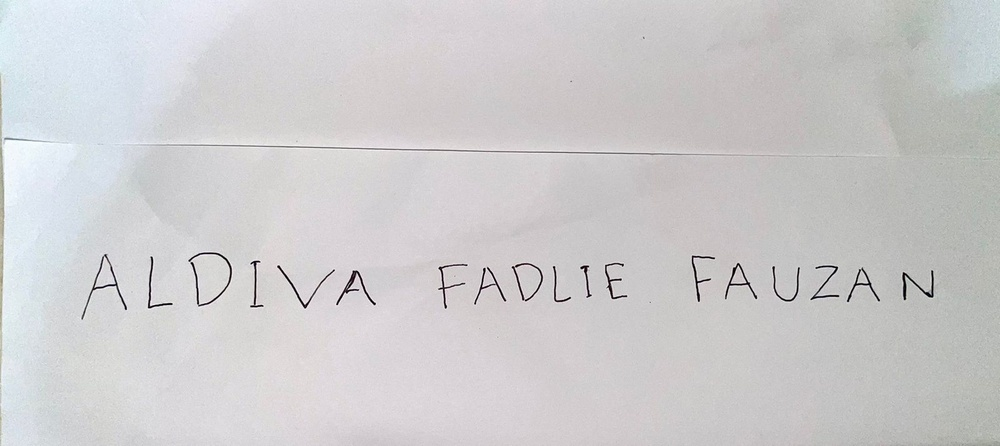
#> input picture aldiva.jpg, 1000 x 446 px, shrunk from 1600 x 714 before the run
$ jupyter execute PA_PC_202131017_ALDIVAFADLIEFAUZAN_A.ipynb
#> lines starting #> are read from the running program, lines starting #| are printed output that depends on the picture; after the words box and inside, x2 and y2 are one past the last pixel; in counts of white or black regions, pixels touching at a corner belong together
#> further down, image is the input picture: shape (446, 1000, 3); mean R, G, B 205.1, 204, 205.1
# Import Library

[cell 1]
import matplotlib.pyplot as plt
from skimage import io, color, measure

[cell 2]
def detect_letters(image_path):
    # Baca gambar menggunakan scikit-image
#> called with image_path = 'aldiva.jpg'
    image = io.imread(image_path)

    # Ubah gambar ke skala keabuan
    gray = color.rgb2gray(image)

    # Lakukan thresholding untuk mengubah gambar ke binary
    threshold = gray < 0.5
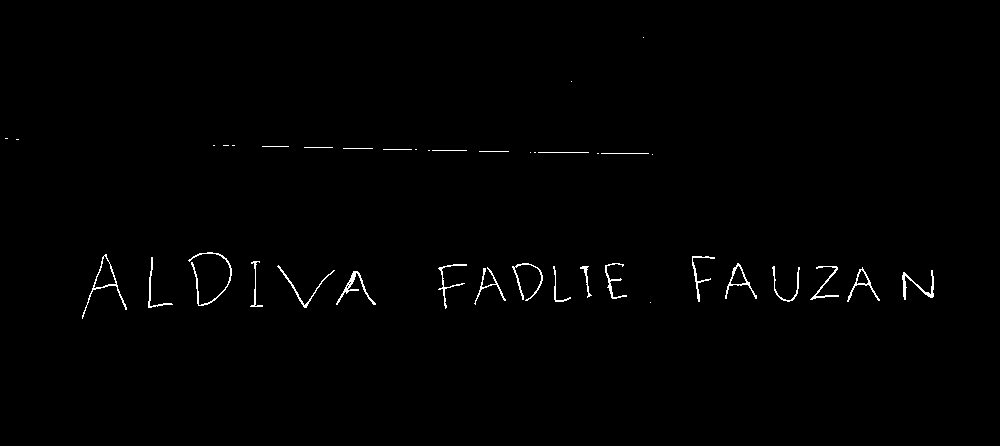
#> threshold: shape (446, 1000) bool; 0.74% white in thin lines or dots, all inside (x1, y1, x2, y2) = (5, 37, 934, 319)

    # Terapkan operasi morfologi untuk membersihkan gambar
    clean_image = measure.label(threshold)
#> clean_image: shape (446, 1000) int32; 41 distinct labels, from 0 to 40

    # Temukan kontur huruf
    contours = measure.find_contours(clean_image, 0.8)
#> contours = 48 point arrays, longest 377 points

    # Deteksi huruf berdasarkan area dan aspek rasio
    detected_letters = []
    for contour in contours:
        y, x = contour[:, 0], contour[:, 1]
        ymin, ymax = int(min(x)), int(max(x))
        xmin, xmax = int(min(y)), int(max(y))
        width = xmax - xmin
        height = ymax - ymin
        area = width * height
        aspect_ratio = width / height
        if area > 100 and aspect_ratio > 0.2:
            detected_letters.append((xmin, ymin, width, height))
#> this loop made 48 passes
#> (ymin, ymax, xmin, xmax, width, height, area, aspect_ratio) on passes 8, 9, 10, 11, 14, 15, 18, 20, 22, 23, 24, 25: (261, 288, 145, 146, 1, 27, 27, 0.037), (303, 332, 146, 147, 1, 29, 29, 0.0345), (342, 372, 147, 148, 1, 30, 30, 0.0333), (382, 411, 148, 149, 1, 29, 29, 0.0345), (431, 466, 149, 150, 1, 35, 35, 0.0286), (478, 508, 150, 151, 1, 30, 30, 0.0333), (537, 588, 151, 152, 1, 51, 51, 0.0196), (600, 648, 152, 153, 1, 48, 48, 0.0208), (187, 231, 251, 305, 54, 44, 2376, 1.23), (103, 108, 253, 261, 8, 5, 40, 1.6), (86, 126, 255, 309, 54, 40, 2160, 1.35), (691, 714, 255, 301, 46, 23, 1058, 2)
#> after the loop, detected_letters = 21 items, first 6: (251, 187, 54, 44), (255, 86, 54, 40), (255, 691, 46, 23), (256, 147, 51, 25), (260, 249, 46, 13), (262, 514, 38, 28)

    return detected_letters

[cell 3]
# Path file gambar
image_path = 'aldiva.jpg'

[cell 4]
# Buka gambar menggunakan scikit-image
image = io.imread(image_path)

[cell 5]
# Tampilkan gambar awal
plt.subplot(1, 3, 1)
plt.imshow(image)
plt.axis('off')
plt.title('Gambar Awal')

# Panggil fungsi deteksi huruf
detected_letters = detect_letters(image_path)

# Tampilkan gambar dengan persegi panjang yang mengelilingi huruf yang terdeteksi
plt.subplot(1, 3, 2)
plt.imshow(image)
plt.axis('off')
plt.title('Deteksi Huruf')

# Tampilkan persegi panjang yang mengelilingi huruf yang terdeteksi
for (x, y, width, height) in detected_letters:
    rect = plt.Rectangle((y, x), height, width, edgecolor='g', linewidth=2, fill=False)
    plt.gca().add_patch(rect)
#> this loop made 21 passes
#> (x, y, width, height) on passes 1 to 12: (251, 187, 54, 44), (255, 86, 54, 40), (255, 691, 46, 23), (256, 147, 51, 25), (260, 249, 46, 13), (262, 514, 38, 28), (262, 604, 36, 22), (262, 724, 36, 32), (263, 437, 45, 29), (264, 276, 43, 58), (265, 511, 34, 12), (265, 552, 36, 18)
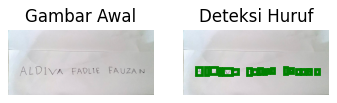
#> figure drawn by matplotlib, 2 panels

[cell 6]
# Tampilkan gambar yang telah dideteksi hurufnya
plt.subplot(1, 3, 3)
plt.imshow(image)
plt.axis('on')
plt.title('Gambar Deteksi Huruf')

# Tampilkan persegi panjang yang mengelilingi huruf yang terdeteksi dan informasi dimensi huruf
for (x, y, width, height) in detected_letters:
    rect = plt.Rectangle((y, x), height, width, edgecolor='g', linewidth=2, fill=False)
    plt.gca().add_patch(rect)

# Tampilkan informasi dimensi huruf
text = f'Dimensi: {width}x{height}'
#> text = 'Dimensi: 34x40'
plt.text(y, x-10, text, fontsize=8, color='r', weight='bold')


plt.tight_layout()
plt.show()
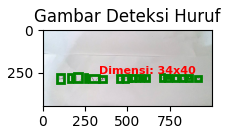
#> figure drawn by matplotlib, 1 panel

$ run again, with WhatsApp Image 2023-07-02 at 21.32.47.jpg copied over aldiva.jpg
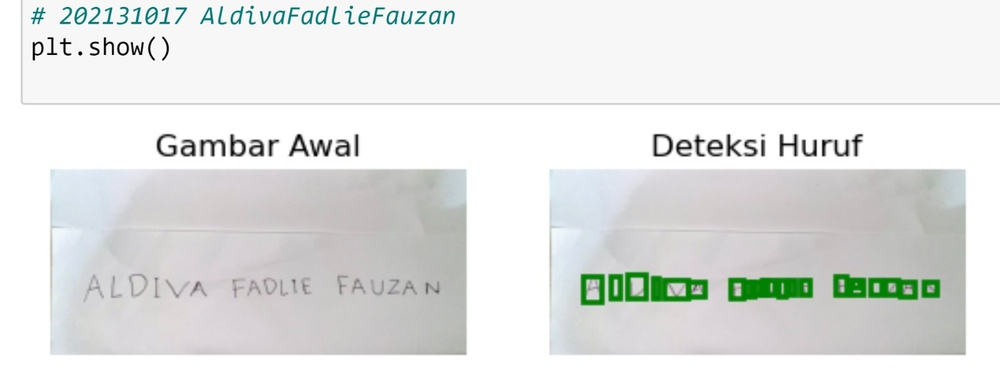
#> input picture WhatsApp Image 2023-07-02 at 21.32.47.jpg, 1000 x 384 px, shrunk from 1600 x 615 before the run
#> image is the input picture: shape (384, 1000, 3); mean R, G, B 226.2, 228.2, 226.8
#> threshold: shape (384, 1000) bool; 2.5% white; 82 white regions (14 under 20 px), largest, box (x1, y1, x2, y2) and area: (729, 278, 813, 301) 1509, (651, 276, 708, 301) 883, (869, 278, 918, 299) 735
#> in detect_letters, `clean_image = measure.label(threshold)`:
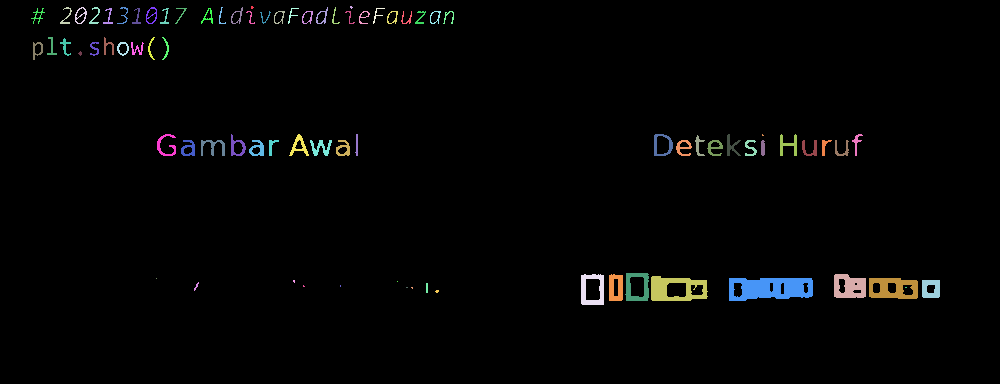
#> clean_image: shape (384, 1000) int32; 83 distinct labels, from 0 to 82; one colour per label, 0 black
#> contours = 135 point arrays, longest 229 points
#> the loop in detect_letters, `for contour in contours:` made 135 passes
#> (ymin, ymax, xmin, xmax, width, height, area, aspect_ratio) on passes 3 to 10: (63, 71, 6, 18, 12, 8, 96, 1.5), (74, 86, 6, 23, 17, 12, 204, 1.42), (88, 99, 6, 23, 17, 11, 187, 1.55), (119, 127, 6, 13, 7, 8, 56, 0.875), (145, 156, 6, 23, 17, 11, 187, 1.55), (218, 225, 6, 23, 17, 7, 119, 2.43), (233, 242, 6, 23, 17, 9, 153, 1.89), (315, 327, 6, 23, 17, 12, 204, 1.42)
#> the loop `for (x, y, width, height) in detected_letters:` made 67 passes
#> (x, y, width, height) on passes 1 to 8: (6, 74, 17, 12), (6, 88, 17, 11), (6, 145, 17, 11), (6, 218, 17, 7), (6, 233, 17, 9), (6, 315, 17, 12), (6, 331, 17, 8), (7, 30, 16, 14)
#> `plt.show()`:
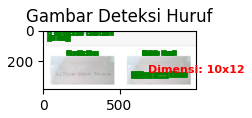
#> figure drawn by matplotlib, 1 panel
